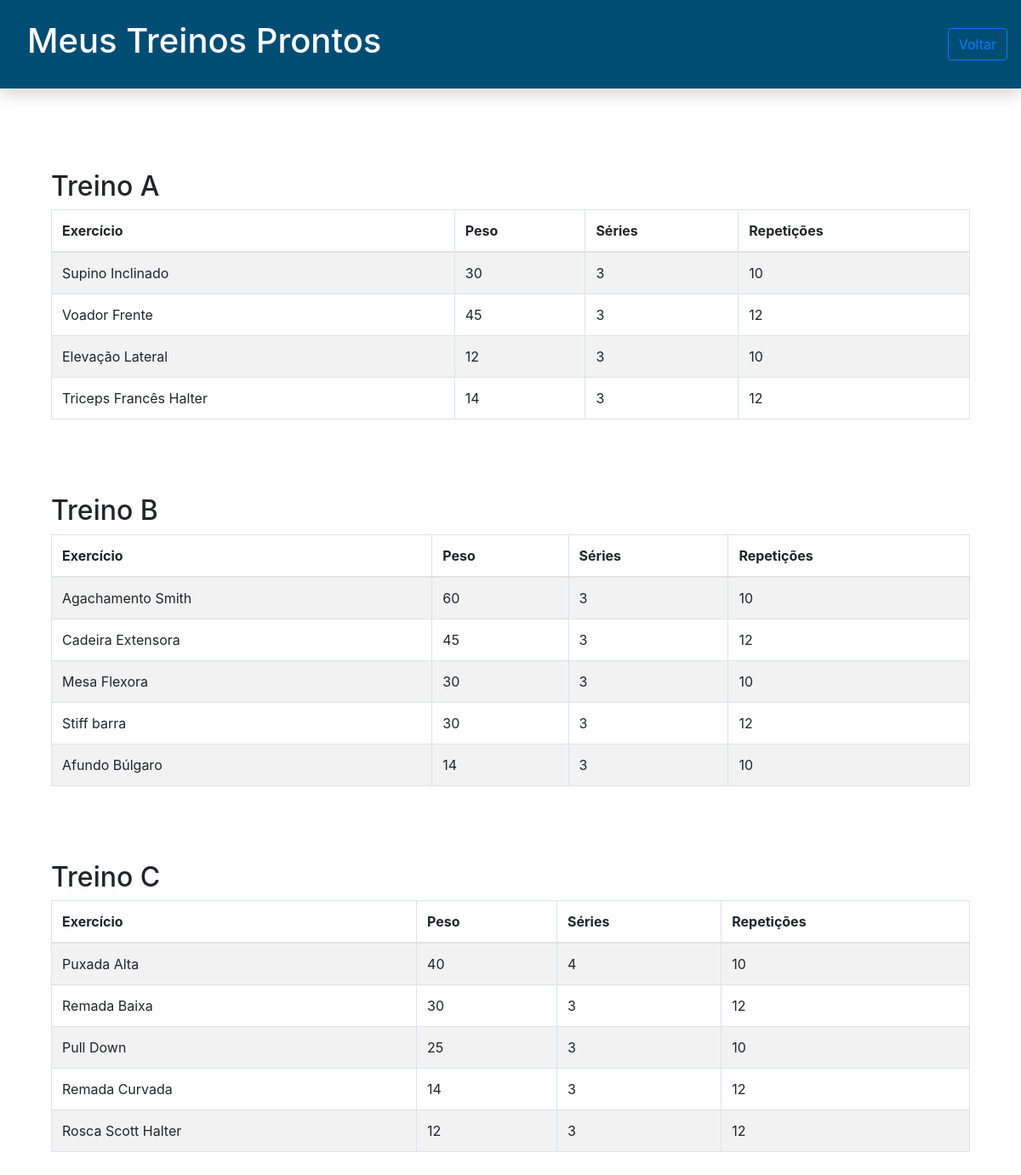
The app's page /meus_treinos_prontos.php with its own data.
### tables this page shows
CREATE TABLE `planilha_pronta_a` (
  `cod` int(11) NOT NULL,
  `nome_treino` varchar(100) NOT NULL,
  `nome_exercicio` varchar(100) NOT NULL,
  `peso` int(11) NOT NULL,
  `series` int(11) NOT NULL,
  `repeticoes` int(11) NOT NULL
);

### meus_treinos_prontos.php (the view, shortened to what this page needs)
<!DOCTYPE html>
<html lang="pt-br">
<head>
    <link href="https://stackpath.bootstrapcdn.com/bootstrap/4.5.2/css/bootstrap.min.css" rel="stylesheet">
    <link rel="stylesheet" href="styles/style_logado.css">
</head>
<body>
    <header>
        <nav class="navbar navbar-expand-lg navbar-dark shadow">
            <div class="text-left text-white p-3">
                <h1>Meus Treinos Prontos</h1>
            </div>
            <div class="collapse navbar-collapse" id="navbarNav">
                <ul class="navbar-nav ml-auto">
                    <li class="nav-item">
                        <a class="btn btn-outline-primary" href="logado.php">Voltar</a>
                    </li>
                </ul>
            </div>
        </nav>
    </header>
    <section class="container mt-5">
    <?php
    require_once "banco.php";
    function exibirTreino($banco, $nomeTreino) {
        $consulta = "SELECT * FROM planilha_pronta_a WHERE nome_treino = ?";
        $stmt = $banco->prepare($consulta);
        $stmt->bind_param("s", $nomeTreino);
        $stmt->execute();
        $resultado = $stmt->get_result();
        if ($resultado->num_rows > 0) {
            echo '<div class="container mt-5">';
            echo '<div class="row">';
            echo '<div class="col-md-12">';
            echo '<div class="table-responsive mb-4">';
            echo '<h2>' . $nomeTreino . '</h2>';
            echo '<table class="table table-bordered table-striped table-hover">';
            echo '<thead>';
            echo '<tr>';
            echo '<th>Exercício</th>';
            echo '<th>Peso</th>';
            echo '<th>Séries</th>';
            echo '<th>Repetições</th>';
            echo '</tr>';
            echo '</thead>';
            echo '<tbody>';
            while ($row = $resultado->fetch_assoc()) {
                echo '<tr>';
                echo '<td>' . $row['nome_exercicio'] . '</td>';
                echo '<td>' . $row['peso'] . '</td>';
                echo '<td>' . $row['series'] . '</td>';
                echo '<td>' . $row['repeticoes'] . '</td>';
                echo '</tr>';
            }
            echo '</tbody>';
            echo '</table>';
            echo '</div>';
            echo '</div>';
            echo '</div>';
            echo '</div>';
        } else {
            echo '<p>Nenhum exercício encontrado para ' . $nomeTreino . '.</p>';
        }
    }
    if (isset($_GET['treino'])) {
        $nomeTreino = $_GET['treino'];
        exibirTreino($banco, $nomeTreino);
    } else {
        exibirTreino($banco, 'Treino A');
        exibirTreino($banco, 'Treino B');
        exibirTreino($banco, 'Treino C');
    }
    ?>
    </section>
</body>
</html>

### styles/style_logado.css (style rules this page uses)
.navbar { background-color: #004D74; }

### records on screen
planilha_pronta_a: nome_exercicio "Supino Inclinado", peso "30", series "3", repeticoes "10"
planilha_pronta_a: nome_exercicio "Voador Frente", peso "45", series "3", repeticoes "12"
planilha_pronta_a: nome_exercicio "Elevação Lateral", peso "12", series "3", repeticoes "10"
planilha_pronta_a: nome_exercicio "Triceps Francês Halter", peso "14", series "3", repeticoes "12"
planilha_pronta_a: nome_exercicio "Agachamento Smith", peso "60", series "3", repeticoes "10"
planilha_pronta_a: nome_exercicio "Cadeira Extensora", peso "45", series "3", repeticoes "12"
planilha_pronta_a: nome_exercicio "Mesa Flexora", peso "30", series "3", repeticoes "10"
planilha_pronta_a: nome_exercicio "Stiff barra", peso "30", series "3", repeticoes "12"
planilha_pronta_a: nome_exercicio "Afundo Búlgaro", peso "14", series "3", repeticoes "10"
planilha_pronta_a: nome_exercicio "Puxada Alta", peso "40", series "4", repeticoes "10"
planilha_pronta_a: nome_exercicio "Remada Baixa", peso "30", series "3", repeticoes "12"
planilha_pronta_a: nome_exercicio "Pull Down", peso "25", series "3", repeticoes "10"
planilha_pronta_a: nome_exercicio "Remada Curvada", peso "14", series "3", repeticoes "12"
planilha_pronta_a: nome_exercicio "Rosca Scott Halter", peso "12", series "3", repeticoes "12"

### other values on screen
$nomeTreino "Treino A Treino B Treino C"
